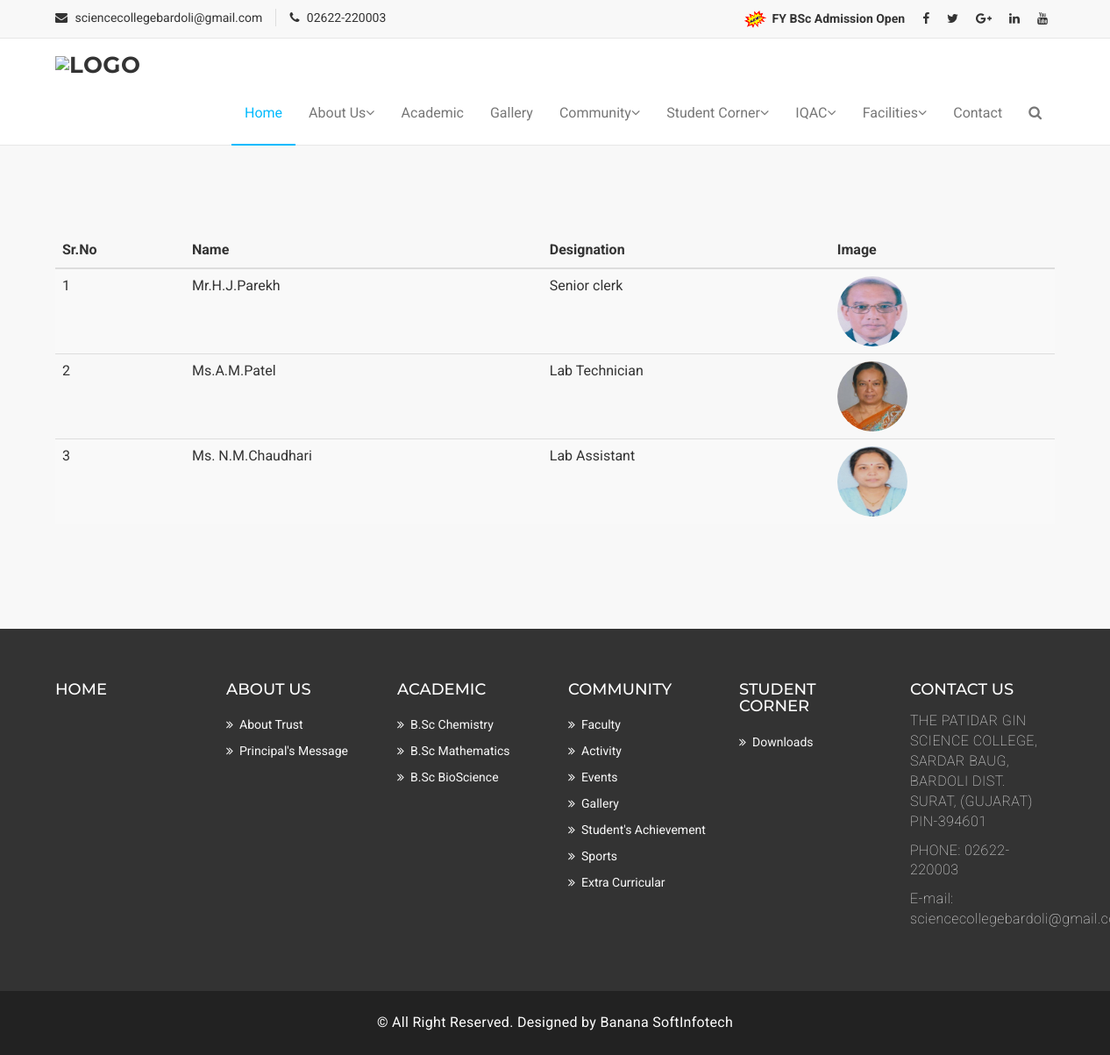
Screenshot of /non-teaching.php with the database file from the repository.
### tables this page shows
CREATE TABLE `staff` (
  `id` int(255) NOT NULL,
  `name` varchar(255) NOT NULL,
  `designation` varchar(255) NOT NULL,
  `subject` varchar(255) NOT NULL,
  `email` varchar(255) NOT NULL,
  `img` varchar(255) NOT NULL,
  `s_type` varchar(100) NOT NULL,
  `s_status` varchar(50) NOT NULL DEFAULT '1',
  `s_active` varchar(50) NOT NULL DEFAULT '1'
);

### non-teaching.php (the view, shortened to what this page needs)
<!DOCTYPE html>
<html lang="en">
<head>
  <?php
  include "conn.php";
  require_once "./includes/header.php";
  ?>
  <section id="mu-course-content">
    <div class="container">
      <div class="table-responsive">
        <table  class="table table-striped">
          <thead>
            <tr>
              <th>Sr.No</th>
              <th>Name</th>
              <th>Designation</th>
              <th>Image</th>
            </tr>
          </thead>
          <tbody>
            <?php
            $q = "SELECT * FROM staff WHERE s_type='non-teaching'";
            $res = mysqli_query($con, $q);
            $i = 1;
            while ($row = mysqli_fetch_assoc($res)) {
            ?>
              <tr>
                <td><?php echo $i++ ?></td>
                <td><?php echo $row['name'] ?></td>
                <td><?php echo $row['designation'] ?></td>
                <td><img src="admin_pgsc/img/<?php echo $row['img'] ?>" height="80px" width="80px" style="border-radius: 50%;" ></td>
              </tr>
            <?php
            }
            ?>
          </tbody>
        </table>
      </div>
    </div>
  </section>
  <?php
  require_once "./includes/footer.php";
  ?>

### assets/css/theme-color/default-theme.css (style rules this page uses)
#mu-course-content { background-color: #f8f8f8; display: inline; float: left; padding: 100px 0; width: 100%; }

### assets/css/style.css (style rules this page uses)
body { background-color: #ffffff; font-family: "Roboto", sans-serif; color: #333333; font-size: 16px; overflow-x: hidden; }
img { border: none; }
#mu-course-content { background-color: #f8f8f8; display: inline; float: left; padding: 100px 0; width: 100%; }

### rows the page displays
staff: name "Mr.H.J.Parekh", designation "Senior clerk", img (picture)
staff: name "Ms.A.M.Patel", designation "Lab Technician", img (picture)
staff: name "Ms. N.M.Chaudhari", designation "Lab Assistant", img (picture)
